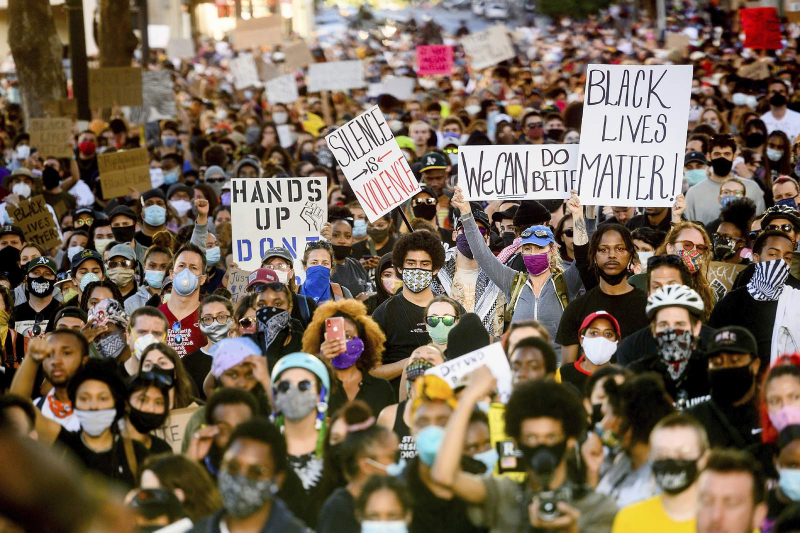
#> input picture 0802/protest.jpg, 1600 x 1065 px, found by its file name (shown at 1/2 size)
$ python 0802.py   (older library calls are emulated)
#> lines starting #> are read from the running program, lines starting #| are printed output that depends on the picture
# [320 lines of commented-out code are left out]
import numpy as np
import cv2
import time
from PIL import Image

pictPath = r'/Users/chang/PycharmProjects/SCEopenCV/0802/haarcascade_frontalface_default.xml'
face_cascade = cv2.CascadeClassifier(pictPath) #分類器

# img = cv2.imread( "/Users/chang/PycharmProjects/SCEopenCV/0802/IMG_6889.JPG")
# img = cv2.imread( "/Users/chang/PycharmProjects/SCEopenCV/0802/baseballAudience.jpeg")
img = cv2.imread( "/Users/chang/PycharmProjects/SCEopenCV/0802/protest.jpg")
#> img is the input picture: shape (1065, 1600, 3); mean B, G, R 85.9, 101.8, 117.3

faces = face_cascade.detectMultiScale(img, scaleFactor=1.1, minNeighbors=3, minSize=(20,20))
#> faces = 26 rows, first 6: [523, 254, 30, 30], [294, 337, 35, 35], [817, 246, 46, 46], [323, 834, 54, 54], [384, 378, 43, 43], [180, 451, 61, 61]
cv2.putText(img, "Finding " + str(len(faces)) + " face", (img.shape[1]-350  , img.shape[0]-5), cv2.FONT_HERSHEY_COMPLEX, 1, (0,255,255), 2)
# print(faces)

num = 1
for (x, y, w, h) in faces:
  cv2.rectangle(img, (x, y), (x+w, y+h), (0,0,255), 5)
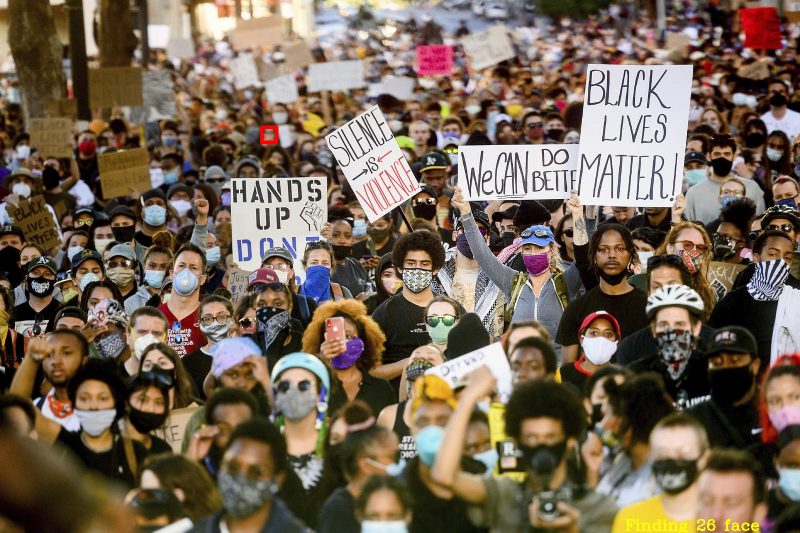
#> img: shape (1065, 1600, 3) (shown at 1/2 size); mean B, G, R 85.7, 101.8, 117.4
  #save Faces
  filename = "/Users/chang/PycharmProjects/SCEopenCV/0802/Faces/face" + str(num) + ".jpg"
  image = Image.open("/Users/chang/PycharmProjects/SCEopenCV/0802/protest.jpg")
  imageCrop = image.crop((x, y, x+w, y+h))
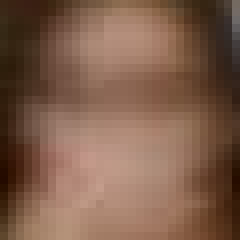
#> imageCrop: PIL image 30x30 RGB (shown 8 times larger); mean R, G, B 126.3, 93.5, 74.7
  imageResize = imageCrop.resize((150, 150), Image.ANTIALIAS)
  imageResize.save(filename)
  num = num + 1

cv2.namedWindow("Face", cv2.WINDOW_NORMAL)
cv2.imshow('Face', img)
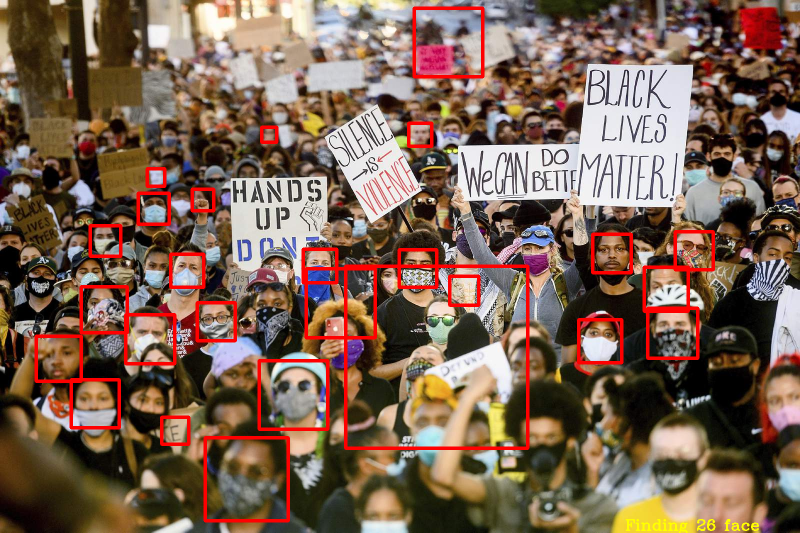
#> window 'Face': shape (1065, 1600, 3) (shown at 1/2 size); mean B, G, R 82.9, 98.5, 123.2

cv2.waitKey(0)
cv2.destroyAllWindows()
